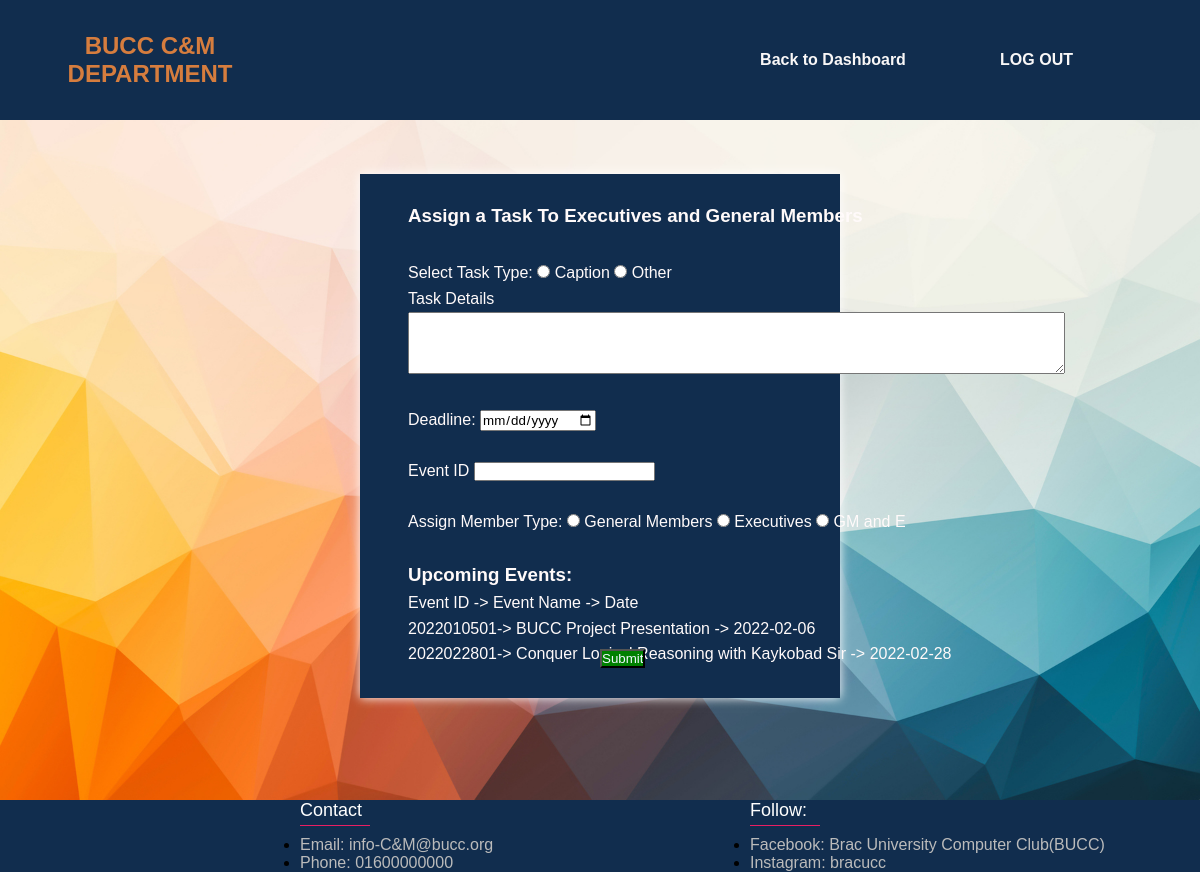
The page /assignTask.php on the database its author committed.
### tables this page shows
CREATE TABLE `event` (
  `Event_ID` varchar(10) NOT NULL,
  `Event_Name` varchar(100) NOT NULL,
  `Event_Date` date NOT NULL,
  `Hosted_by` varchar(100) NOT NULL,
  `Chosen_caption` text DEFAULT NULL,
  `Caption_writer` varchar(50) DEFAULT NULL
);

### assignTask.php (the view, shortened to what this page needs)
<?php session_start();
include("includes/connection.php");
?>
<!DOCTYPE html>
<html lang="en">
<head>
    <link rel="stylesheet" type="text/css" href="CSS/assign.css">
</head>
<body>
    <header>
        <nav>
            <div class="logo">
                <h1>BUCC C&M DEPARTMENT</h1>
            </div>
            <div class="menu">
                <a href="dashboardse.php">Back to Dashboard</a>
                <a href="logout.php">LOG OUT</a>
            </div>
        </nav>
        <main>
            <div class="txt">
                <div class="basic" style="color: snow;">
                    <h3>Assign a Task To Executives and General Members</br></br></h3>
                    <form method="POST">
                        <div>
                            <label>Select Task Type:</label>
                            <input type="radio" id="Caption" name="type" value="Caption">
                            <label for="Caption">Caption</label>
                            <input type="radio" id="Other" name="type" value="Other">
                            <label for="Other">Other</label><br>
                            <label> Task Details<br> </label>
                            <textarea name="taskd" rows="4" cols="80"> </textarea>
                            <br><br>
                            <label for="deadline">Deadline:</label>
                            <input type="date" id="deadline" name="deadline">
                            <br>
                            <label> <br>Event ID </label>
                            <input type="text" name="eventID">
                            <br>
                            <br>
                            <label>Assign Member Type:</label>
                            <input type="radio" id="v1" name="member" value="General Member">
                            <label for="v1"> General Members </label>
                            <input type="radio" id="v2" name="member" value="Executive">
                            <label for="v2"> Executives</label>
                            <input type="radio" id="v3" name="member" value="All">
                            <label for="v3"> GM and E</label><br>
                            <br>
                        </div>
                        <h3> Upcoming Events: </h3>
                        Event ID -> Event Name -> Date
                        <br>
                        <?php
                        $query = mysqli_query($connect, "SELECT * FROM event WHERE Event_Date >= CURDATE() order by Event_Date Limit 5;");
                        while ($row = mysqli_fetch_array($query)) {
                            echo $row['Event_ID'] . "-> " . $row['Event_Name'] . " -> " . $row['Event_Date'] . "<br>";
                        }
                        ?>
                </div>
                <div class="subbutton">
                    <input type="submit" name="submit" style="background: green; color: aliceblue;" ; value="Submit">
                </div>
            </div>
        </main>
    </header>
    <footer class="footerr">
        <div class="container">
            <div class="row">
                <div class="footer-col">
                    <h4>Contact</h4>
                    <ul>
                        <li><a href="https://www.youtube.com/watch?v=dQw4w9WgXcQ&ab_channel=RickAstley">Email: info-C&M@bucc.org</a></li>
                        <li><a href="https://www.youtube.com/watch?v=dQw4w9WgXcQ&ab_channel=RickAstley">Phone: 01600000000</a></li>
                    </ul>
                </div>
                <div class="footer-col">
                    <h4>Follow:</h4>
                    <ul>
                        <li><a href="https://www.facebook.com/BRACUCC">Facebook: Brac University Computer Club(BUCC)</a></li>
                        <li><a href="https://www.instagram.com/bracucc/">Instagram: bracucc</a></li>
                    </ul>
                </div>
            </div>
        </div>
    </footer>
</body>
</html>

### CSS/assign.css (style rules this page uses)
* { margin: 0; padding: 0; box-sizing: border-box; font-family: 'Josefin Sans', sans-serif; }
header { width:100%; height: 100vh; background-image: url('image.png'); background-repeat: no-repeat; background-size: cover; }
nav { width:100%; height: 15vh; background:rgb(17, 45, 78); color: rgb(249, 247, 247); display: flex; justify-content: space-between; align-items: center; }
nav .logo { width:25%; text-align: center; color: rgb(214,125,62); }
nav .menu { width:40%; display: flex; justify-content: space-around; }
nav .menu a { width:33.3%; text-decoration: none; color: rgb(249, 247, 247); font-weight: bold; }
.footerr { position: absolute; background: rgb(17, 45, 78); width: 100%; }
.container { padding: 0px 0px 0px 300px; max-width: 1500px; margin:auto; }
.row { display: flex; flex-wrap: wrap; }
.footer-col { width: 50%; }
.footer-col h4 { font-size: 18px; left: 0px; color: #ffffff; text-transform: capitalize; margin-bottom: 15px; font-weight: 500; position: relative; }
.footer-col h4::before { content: ''; position: absolute; left:0; bottom: -5px; background-color: #e91e63; height: 1px; box-sizing: border-box; width: 70px; }
.footer-col ul li a { font-size: 16px; left: 150px; color: #ffffff; text-decoration: none; font-weight: 300; color: #bbbbbb; display: block; transition: all 0.3s ease; }
.txt { position: absolute; top:20%; left: 30%; width: 40%; height: 60%; line-height: 1.6; background:rgb(17, 45, 78); padding: 30px 30px 30px 30px; box-shadow: 0px 0px 10px rgb(253, 253, 255); }
.subbutton { position: absolute; top:90%; left: 50%; }
.basic { position: absolute; top:5%; left: 10%; }

### rows shown on the page
event: Event_ID "2022010501", Event_Name "BUCC Project Presentation", Event_Date "2022-02-06"
event: Event_ID "2022022801", Event_Name "Conquer Logical Reasoning with Kaykobad Sir", Event_Date "2022-02-28"
